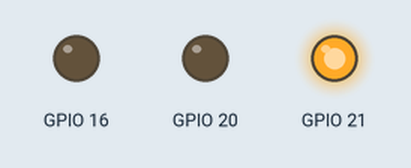
This program was run on a simulated Raspberry Pi (BCM pin numbers). Shown: output pins drawn as LEDs (lit = HIGH). At 3.0 s the program stops and its outputs stay as they are.

Above: at 0.1 s.
At 1.1 s:
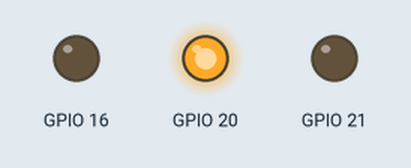
At 2.1 s:
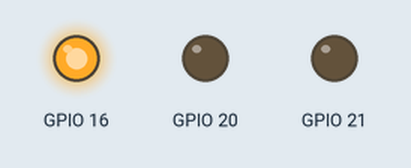
At 3.1 s:
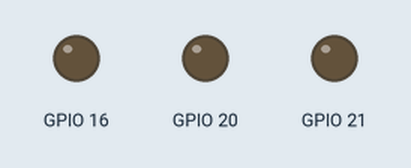
Timing chart, 0 to 4.5 s (numbered marks = the images above):
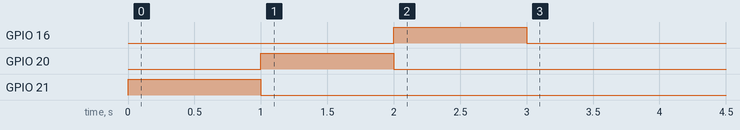

Measured:
- by itself, GPIO 16: LOW → HIGH at 2.0 s, → LOW 1.0 s later
- by itself, GPIO 20: LOW → HIGH at 1.0 s, → LOW 1.0 s later
- by itself, GPIO 21: LOW → HIGH at 0.00 s, → LOW 1.0 s later

The program:

testLed.py
```python
import RPi.GPIO as GPIO
import time

# Configurer les broches GPIO
GPIO.setmode(GPIO.BCM)

# Configurer les broches des LED
GPIO.setup(21, GPIO.OUT)  # LED rouge
GPIO.setup(20, GPIO.OUT)  # LED verte
GPIO.setup(16, GPIO.OUT)  # LED bleue

try:
    # Allumer les LED une par une
    GPIO.output(21, GPIO.HIGH)  # LED rouge
    time.sleep(1)
    GPIO.output(21, GPIO.LOW)

    GPIO.output(20, GPIO.HIGH)  # LED verte
    time.sleep(1)
    GPIO.output(20, GPIO.LOW)

    GPIO.output(16, GPIO.HIGH)  # LED bleue
    time.sleep(1)
    GPIO.output(16, GPIO.LOW)

finally:
    GPIO.cleanup()
```
